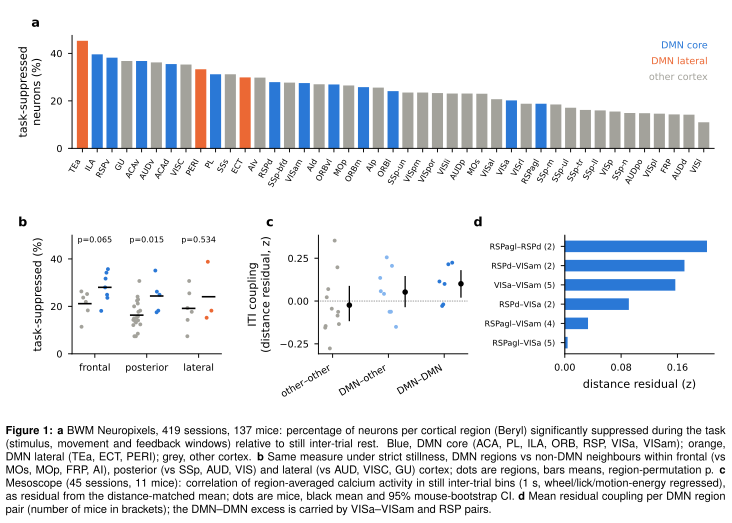

This chart was generated by the following Python code:
"""Report figure: BWM task suppression of DMN cortex + mesoscope region coupling."""
import json
import sys
from pathlib import Path

import matplotlib.pyplot as plt
import numpy as np
import pandas as pd

HERE = Path(__file__).resolve().parent
sys.path.insert(0, str(HERE))
sys.path.insert(0, str(HERE.parent / "bwm"))
from plotstyle import NATURE_DOUBLE_COL_IN, panel_label, save_with_caption, style_axes  # noqa: E402
from common import DMN_CORE, DMN_LATERAL  # noqa: E402

BWM = HERE.parent / "bwm" / "output"
MESO = HERE.parent / "meso" / "output"
C_CORE, C_LAT, C_OTH = "#2a78d6", "#eb6834", "#a3a29b"
rng = np.random.default_rng(0)


def col(r):
    return C_CORE if r in DMN_CORE else C_LAT if r in DMN_LATERAL else C_OTH


fig = plt.figure(figsize=(NATURE_DOUBLE_COL_IN, 3.6))
gs = fig.add_gridspec(2, 3, height_ratios=[1, 1.05], hspace=0.75, wspace=0.65)

# a: suppressed fraction per cortical region
A = json.load(open(BWM / "20_full_A_A_full.json"))
rk = pd.Series(A["ctx_ranking_suppressed"]).sort_values(ascending=False)
ax = fig.add_subplot(gs[0, :])
ax.bar(np.arange(len(rk)), rk.values * 100, color=[col(r) for r in rk.index], width=0.75)
ax.set_xticks(np.arange(len(rk)))
ax.set_xticklabels(rk.index, rotation=60, ha="right", fontsize=5)
ax.set_xlim(-0.7, len(rk) - 0.3)
ax.set_ylabel("task-suppressed\nneurons (%)")
style_axes(ax, categorical_x=True)
for i, (lab, c) in enumerate((("DMN core", C_CORE), ("DMN lateral", C_LAT), ("other cortex", C_OTH))):
    ax.text(0.99, 0.95 - 0.14 * i, lab, color=c, transform=ax.transAxes, ha="right", va="top", fontsize=6)
panel_label(ax, "a", x=-0.05)

# b: subdivision tests (strict stillness): DMN vs matched non-DMN per region
S = json.load(open(BWM / "26_A_subsets_A_full_strict.json"))
ax = fig.add_subplot(gs[1, 0])
for i, part in enumerate(("anterior", "posterior", "lateral")):
    v = S[f"{part}|suppressed"]
    for j, (grp, c) in enumerate((("other", C_OTH), ("dmn", C_LAT if part == "lateral" else C_CORE))):
        y = np.array(list(v[grp].values())) * 100
        x = i * 2.6 + j + rng.uniform(-0.18, 0.18, len(y))
        ax.scatter(x, y, s=6, color=c, lw=0)
        ax.plot([i * 2.6 + j - 0.3, i * 2.6 + j + 0.3], [y.mean()] * 2, color="k", lw=1)
    ax.text(i * 2.6 + 0.5, 47, f"p={v['p_perm']:.3f}", ha="center", fontsize=5)
ax.set_xticks([0.5, 3.1, 5.7])
ax.set_xticklabels(["frontal", "posterior", "lateral"])
ax.set_ylim(0, 50)
ax.set_ylabel("task-suppressed (%)")
style_axes(ax, categorical_x=True)
panel_label(ax, "b", x=-0.3)

# c: mesoscope pair coupling by class, per mouse
P = pd.read_parquet(MESO / "30_pairs_motion_iti1.pqt")
P = P[(P.rel1 >= .5) & (P.rel2 >= .5)].copy()
subj = pd.read_csv(MESO / "session_subjects.csv").drop_duplicates("session").set_index("session").subject
P["mouse"] = P.eid.map(subj)
P["z"] = np.arctanh(P.r.clip(-.999, .999))
db = pd.cut(P.dist_mm, [0, .5, 1, 1.5, 2, 2.5, 3, 4, 10], labels=False)
P["resid"] = P.z - P.groupby(db).z.transform("mean")
d1, d2 = P.r1.isin(DMN_CORE), P.r2.isin(DMN_CORE)
P["cl"] = np.where(d1 & d2, "DMN–DMN", np.where(d1 | d2, "DMN–other", "other–other"))
M = P.groupby(["mouse", "cl"]).resid.mean().unstack()
ax = fig.add_subplot(gs[1, 1])
order = ["other–other", "DMN–other", "DMN–DMN"]
for i, c in enumerate(order):
    y = M[c].dropna().values
    ax.scatter(i + rng.uniform(-0.15, 0.15, len(y)), y, s=6, color=(C_OTH, "#86b6ef", C_CORE)[i], lw=0)
    bs = [rng.choice(y, len(y)).mean() for _ in range(2000)]
    ax.errorbar(i + 0.3, y.mean(), yerr=[[y.mean() - np.quantile(bs, .025)], [np.quantile(bs, .975) - y.mean()]],
                fmt="o", color="k", ms=2.5, lw=0.8, capsize=0)
ax.axhline(0, color="k", lw=0.4, ls=":")
ax.set_xticks(range(3))
ax.set_xticklabels(order, rotation=30, ha="right")
ax.set_ylabel("ITI coupling\n(distance residual, z)")
style_axes(ax, categorical_x=True)
panel_label(ax, "c", x=-0.3)

# d: which DMN pairs
ck = json.load(open(MESO / "32_meso_checks_motion_iti1.json"))
dp = pd.DataFrame(ck["dmn_pairs"]).sort_values("resid")
ax = fig.add_subplot(gs[1, 2])
ax.barh(np.arange(len(dp)), dp.resid, color=C_CORE, height=0.6)
ax.set_yticks(np.arange(len(dp)))
ax.set_yticklabels([f"{a}–{b} ({m})" for a, b, m in zip(dp.r1, dp.r2, dp.mice)], fontsize=5)
ax.axvline(0, color="k", lw=0.4)
ax.set_xlabel("distance residual (z)")
style_axes(ax, categorical_y=True)
panel_label(ax, "d", x=-0.55)

caps = [
    "BWM Neuropixels, 419 sessions, 137 mice: percentage of neurons per cortical region (Beryl) significantly "
    "suppressed during the task (stimulus, movement and feedback windows) relative to still inter-trial rest. "
    "Blue, DMN core (ACA, PL, ILA, ORB, RSP, VISa, VISam); orange, DMN lateral (TEa, ECT, PERI); grey, other cortex.",
    "Same measure under strict stillness, DMN regions vs non-DMN neighbours within frontal (vs MOs, MOp, FRP, AI), "
    "posterior (vs SSp, AUD, VIS) and lateral (vs AUD, VISC, GU) cortex; dots are regions, bars means, "
    "region-permutation p.",
    "Mesoscope (45 sessions, 11 mice): correlation of region-averaged calcium activity in still inter-trial "
    "bins (1 s, wheel/lick/motion-energy regressed), as residual from the distance-matched mean; dots are mice, "
    "black mean and 95\\% mouse-bootstrap CI.",
    "Mean residual coupling per DMN region pair (number of mice in brackets); the DMN--DMN excess is carried by "
    "VISa--VISam and RSP pairs.",
]
save_with_caption(fig, HERE / "fig_dmn", caps, label="dmn")
